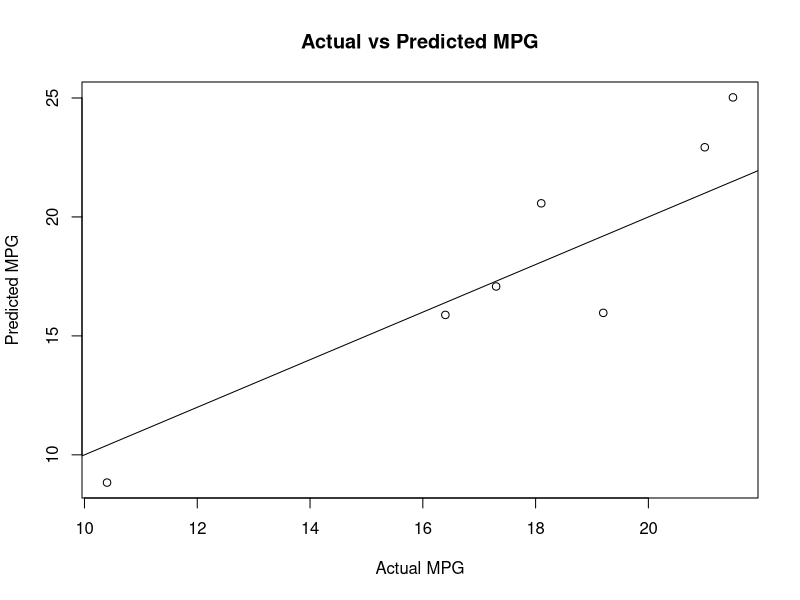

The R script that drew this image:
data(mtcars)
set.seed(123)
n<-nrow(mtcars)
train_index<-sample(1:n,size=0.8*n)
train_data<-mtcars[train_index,]
test_data<-mtcars[-train_index,]
print(train_data)
print(test_data)
model<-lm(mpg~hp+wt+disp,data=train_data)
print(summary(model))
predictions<-predict(model,newdata=test_data)
actual<-test_data$mpg
rmse<-sqrt(mean((actual-predictions)^2))
mae<-mean(abs(actual-predictions))
r2<-1-sum((actual-predictions)^2)/sum((actual-mean(actual))^2)
results<-data.frame(
  Actual=actual,
  Predicted=predictions
)
print(results)
cat("RMSE =",round(rmse,4),"\n")
cat("MAE =",round(mae,4),"\n")
cat("R-squared =",round(r2,4),"\n")
plot(actual,predictions,
     main="Actual vs Predicted MPG",
     xlab="Actual MPG",
     ylab="Predicted MPG")
abline(0,1)
